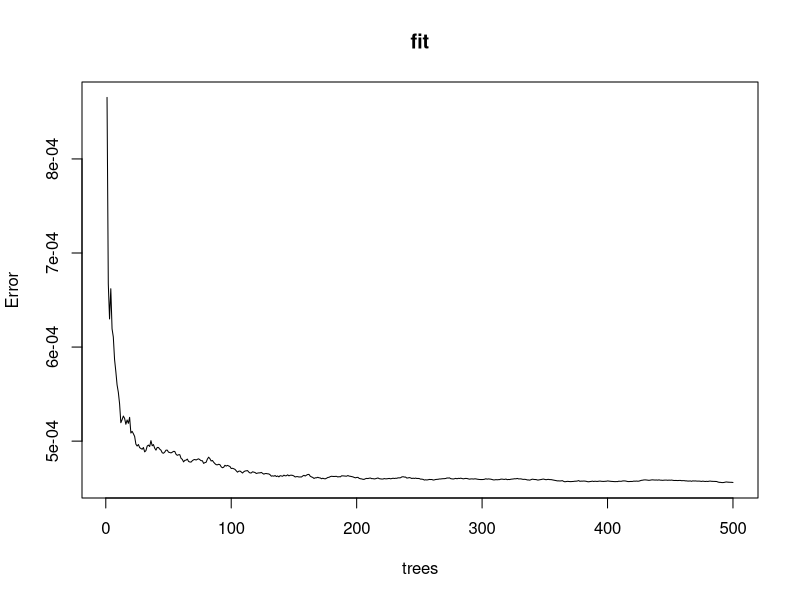
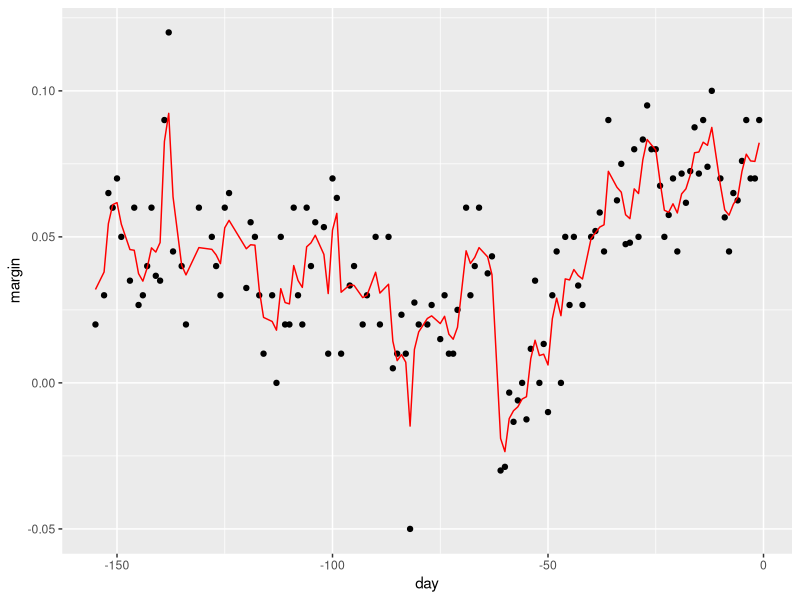

Write R code to recreate these figures, in order. (Note: this script raises an error after producing the figures.)
library(dslabs)
data(polls_2008)

library(tidyverse)
library(caret)

library(randomForest)
fit <- randomForest(margin~., data = polls_2008) 
plot(fit)

polls_2008 %>%
  mutate(y_hat = predict(fit, newdata = polls_2008)) %>% 
  ggplot() +
  geom_point(aes(day, margin)) +
  geom_line(aes(day, y_hat), col="red")

library(randomForest)
train_rf <- randomForest(y ~ ., data=mnist_27$train)
confusionMatrix(predict(train_rf, mnist_27$test), mnist_27$test$y)$overall["Accuracy"]

# use cross validation to choose parameter
train_rf_2 <- train(y ~ .,
                    method = "Rborist",
                    tuneGrid = data.frame(predFixed = 2, minNode = c(3, 50)),
                    data = mnist_27$train)
confusionMatrix(predict(train_rf_2, mnist_27$test), mnist_27$test$y)$overall["Accuracy"]
